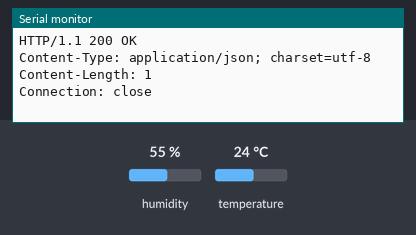
The sketch below on a simulated ESP8266 (NodeMCU). Parts: the last lines printed to the serial monitor. The test bench sets the inputs (shaded band); at power-on: humidity 55 %, temperature 24 °C. WiFi joins after 1.5 s; servers stay silent unless stated; web services answer with replies made up by the test bench.

Above: at 2.7 s.
2.8 s: humidity set to 22 %
At 4.1 s:
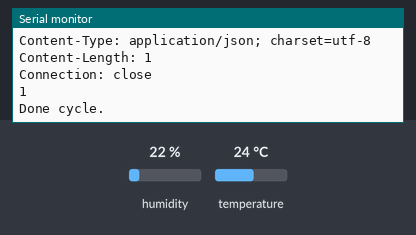
14.0 s: temperature set to 12 °C
At 16.7 s:
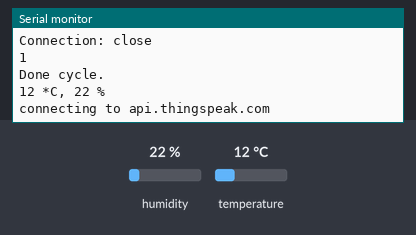
25.2 s: humidity set to 40 %
At 31.7 s:
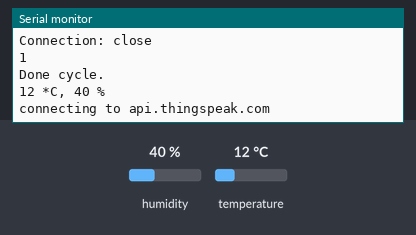

The sketch:

thinkspeaking.ino
```cpp
const char* host = "api.thingspeak.com";
String url = "/update?api_key=7HWWKIJJAGJ4YD4L";
const int httpPort = 80;
int interval = 15000;

#include <ESP8266WiFi.h>
#include <WiFiClientSecure.h>
#include "DHT.h"

const char* ssid = "IOTcamp";
const char* password = "12345678";
#define DHTPIN D2
#define DHTTYPE DHT11

DHT dht(DHTPIN, DHTTYPE);

String working() {
  float humidity = dht.readHumidity();
  float temperature = dht.readTemperature();
  Serial.print((int)temperature); Serial.print(" *C, ");
  Serial.print((int)humidity); Serial.println(" %");
  int r = humidity; // do some magic here!
  int r2 = temperature;
  return(String("field1=")+String(r) +"&field2="+ String(r2));
//  return(String("field1=")+String(r));
}

void delivering(String payload) {
  WiFiClient client;
  Serial.print("connecting to ");
  Serial.println(host);
  if (!client.connect(host, httpPort)) {
    Serial.print("connection failed: ");
    Serial.println(payload);
    return;
  }
  String getheader = "GET "+ String(url) +"&"+ String(payload) +" HTTP/1.1";
  client.println(getheader);
  client.println("User-Agent: ESP8266 Sewon Oh");
  client.println("Host: " + String(host));
  client.println("Connection: close");
  client.println();

  Serial.println(getheader);
  while (client.connected()) {
    String line = client.readStringUntil('\n');
    Serial.println(line);
  }
  Serial.println("Done cycle.");
}

void connect_ap() {
  Serial.println();
  Serial.print("connecting to ");
  Serial.println(ssid);
  WiFi.begin(ssid, password);
  while (WiFi.status() != WL_CONNECTED) {
    delay(500);
    Serial.print(".");
  }
  Serial.print("\n Got WiFi, IP address: ");
  Serial.println(WiFi.localIP());
}

void setup() {
  Serial.begin(9600);
  connect_ap();
  dht.begin();
  Serial.println("ESPArduinoThingSpeak.cpp - 2017/3/15");
}

unsigned long mark = 0;
void loop() {


  if (millis() > mark ) {
     mark = millis() + interval;
     String payload = working();
     delivering(payload);
  }
}
```

Measured:
- after the input at 14.0 s, the serial monitor: prints a new line after 2.5 s (image 2)
- after the input at 25.2 s, the serial monitor: prints a new line after 6.3 s (image 3)
